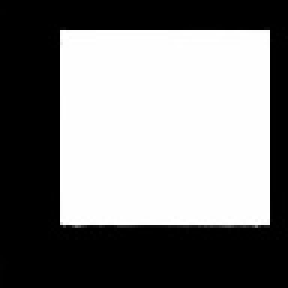
#> input picture mp42file/1.jpg, 96 x 96 px (shown 3 times larger)
$ python resize.py
#> lines starting #> are read from the running program, lines starting #| are printed output that depends on the picture; after the words box and inside, x2 and y2 are one past the last pixel; in counts of white or black regions, pixels touching at a corner belong together
import cv2 as cv
import numpy as np

img = cv.imread('./1.jpg',cv.IMREAD_GRAYSCALE)
#> img is the input picture: shape (96, 96); min 0, max 255, mean 125.7

ret,img = cv.threshold(img,127,255,cv.THRESH_BINARY)
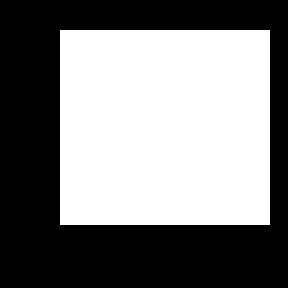
#> img: shape (96, 96) (shown 3 times larger); 49.4% white; 1 white region, box (x1, y1, x2, y2) and area: (20, 10, 90, 75) 4550
img = cv.resize(img,(1024,768))
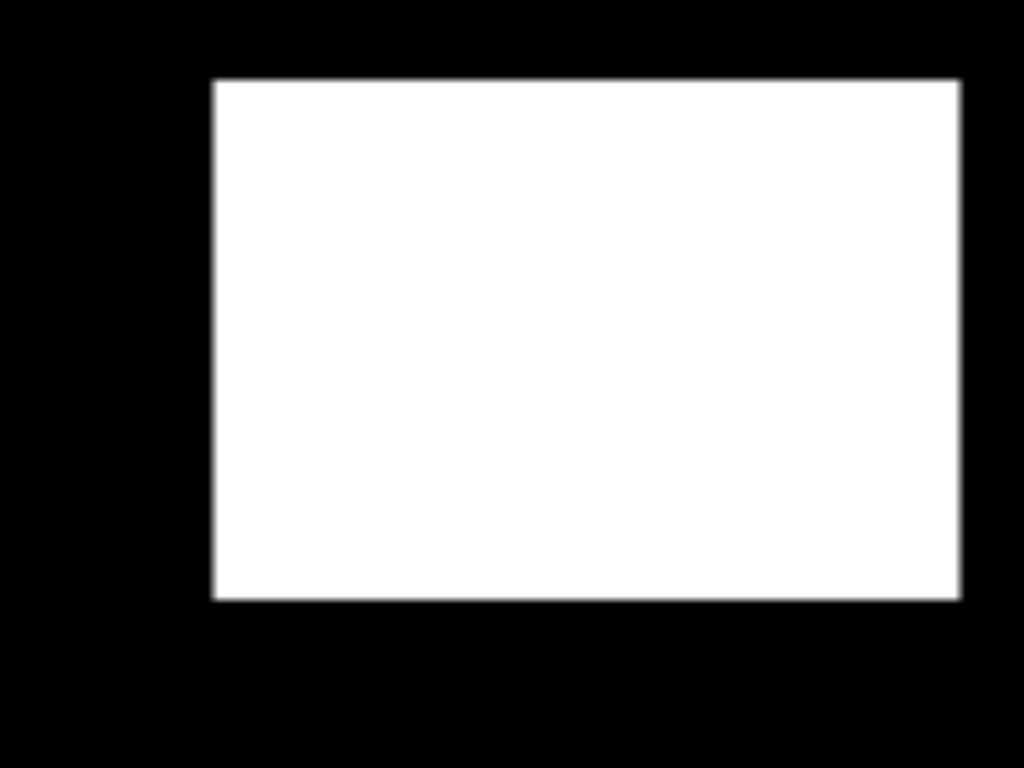
#> img: shape (768, 1024); min 0, max 255, mean 125.9

# cv.imshow('imgresize',img)


# cv.imshow('imgthreshold',img)


contours,hierarchy = cv.findContours(img,cv.RETR_TREE,cv.CHAIN_APPROX_SIMPLE)
#> contours = [[[208, 76], [208, 603], [964, 603], [964, 76]]]

print('contours is ',contours[0].shape)
#| contours is  (4, 1, 2)
print('contours is ',contours[0])
#| contours is  [[[208  76]]
#|  [[208 603]]
#|  [[964 603]]
#|  [[964  76]]]
print('contours is ',contours[0][:,0,1])
#| contours is  [ 76 603 603  76]
print('contours is ',contours[0][:,0,0])
#| contours is  [208 208 964 964]
y = min(contours[0][:,0,1])
#> y = 76
print('y is ',y)
#| y is  76
x = min(contours[0][:,0,0])
#> x = 208
print('x is ',x)
#| x is  208
w = max(contours[0][:,0,0]) - x
#> w = 756
h = max(contours[0][:,0,1]) - y
#> h = 527
print('w is',w)
#| w is 756
print('h is',h)
#| h is 527


imgorg = cv.imread('./1-mask.jpg')
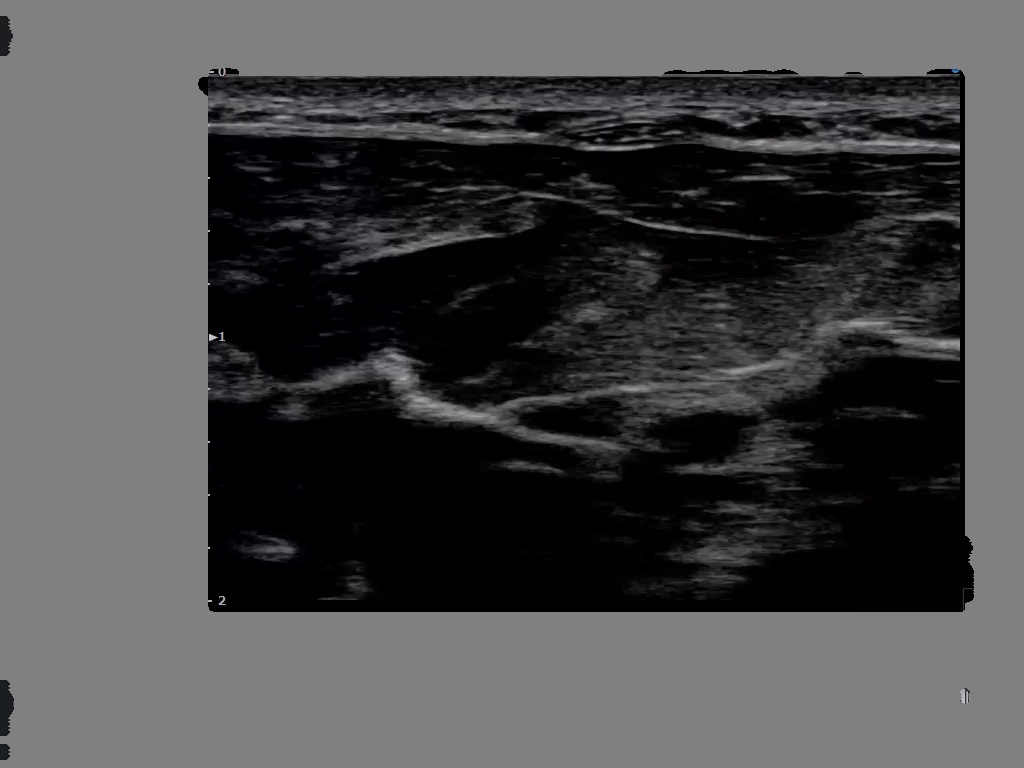
#> input picture mp42file/1-mask.jpg, 1024 x 768 px
#> imgorg is the input picture: shape (768, 1024, 3); mean B, G, R 73.5, 72.2, 72.5
om = imgorg[y:y+h,x:x+w]
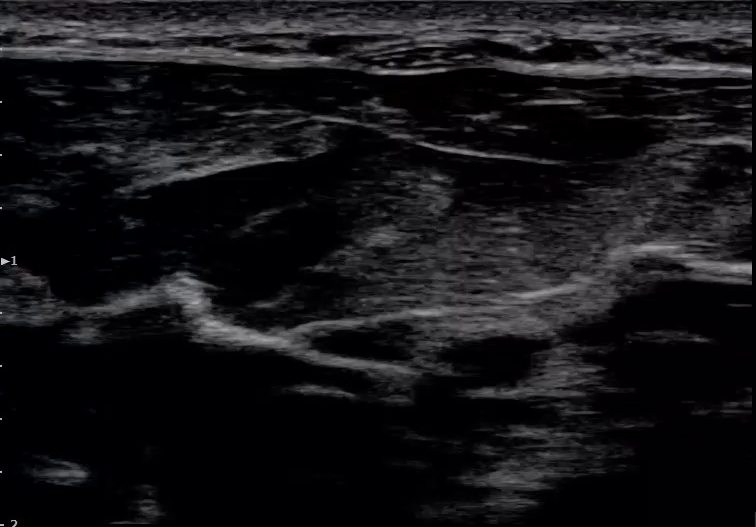
#> om: shape (527, 756, 3); mean B, G, R 23.4, 21, 21.6
cv.imwrite('./i-cut.jpg',om)

# [9 lines of commented-out code are left out]
